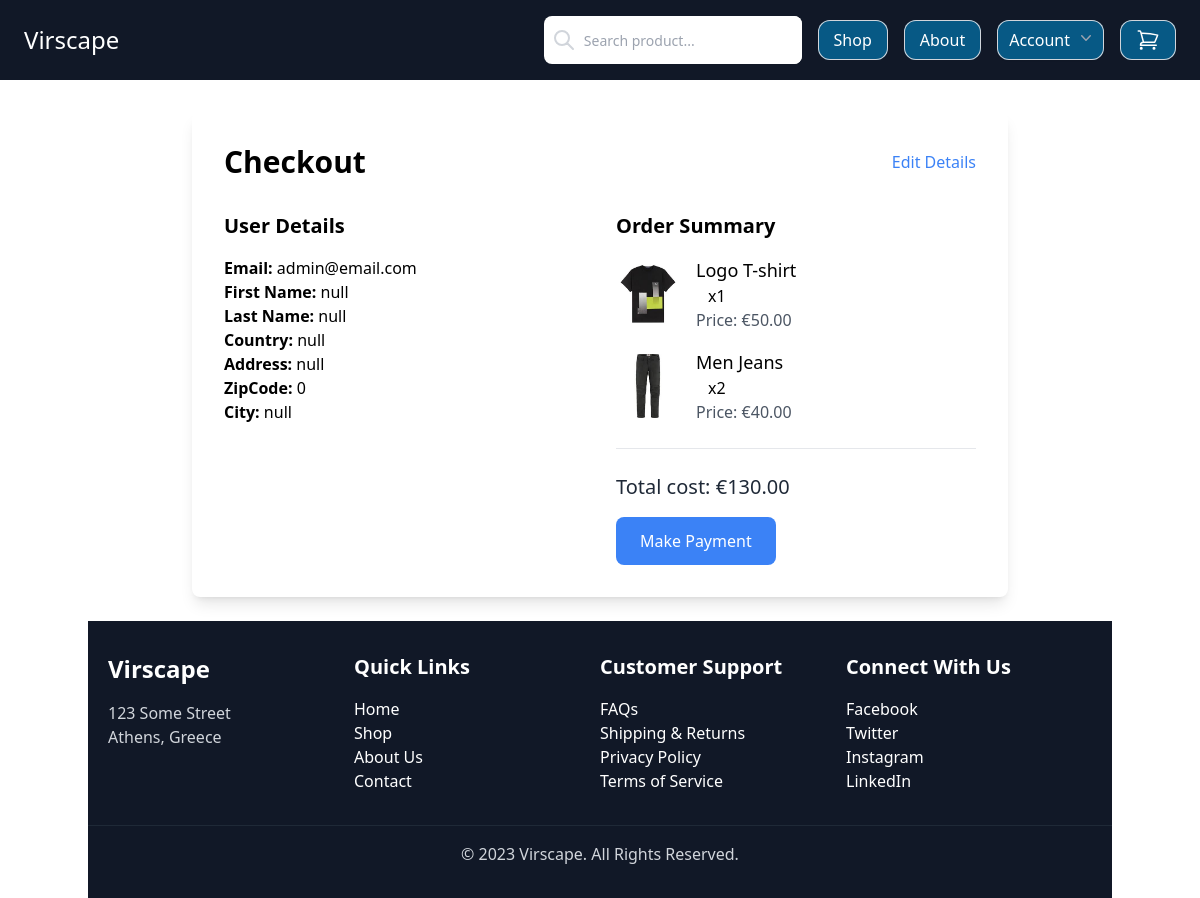
Screenshot of /checkout/ (signed in) with the database file from the repository.
### userprofiles/models.py (models this page shows, shortened)
class Profile(models.Model):
    user = models.OneToOneField(User, on_delete=models.CASCADE)
    bio = models.TextField(max_length=500, blank=True)
    location = models.CharField(max_length=30, blank=True)
    birth_date = models.DateField(null=True, blank=True)
    first_name = models.CharField(max_length=250)
    last_name = models.CharField(max_length=255)
    country = models.CharField(max_length=255)
    address = models.CharField(max_length=255)
    zipcode = models.CharField(max_length=5)
    city = models.CharField(max_length=30)

### cart/models.py (models this page shows, shortened)
class OrderItem(models.Model):
    product = models.ForeignKey(Item, on_delete=models.SET_NULL, blank=True, null=True)
    order = models.ForeignKey(Order, on_delete=models.SET_NULL, blank=True, null=True)
    quantity = models.IntegerField(default=0, null=True, blank=True)
    date_added = models.DateTimeField(auto_now_add=True)
    @property
    def get_total(self):
        total = self.product.price * self.quantity
        print(total)
        return total

class Order(models.Model):
    customer = models.ForeignKey(Profile, on_delete=models.SET_NULL, blank=True, null=True)
    date_ordered = models.DateTimeField(auto_now_add=True)
    complete = models.BooleanField(default=False, null=True, blank=True)
    transaction_id = models.CharField(max_length=200, null=True)
    @property
    def get_cart_total(self):
        orderitems = self.orderitem_set.all()
        total = sum([item.get_total for item in orderitems])
        return total

### shop/models.py (models this page shows, shortened)
class Item(models.Model):
    category = models.ForeignKey(Category, related_name='item', on_delete=models.CASCADE)
    title = models.CharField(max_length=50)
    description = models.TextField(blank=True)
    slug = models.SlugField(null=False, unique=True)
    image = models.ImageField(upload_to='uploads/', blank=True, null=True)
    price = models.FloatField()
    created_date = models.DateField(auto_now_add=True)
    updated_date = models.DateField(auto_now=True)
    favourites = models.ManyToManyField(User, related_name='favourite', default=None, blank=True)
    class Meta:
        ordering = ('-created_date',)
    def get_image(self):
        if self.image:
            return self.image.url

### cart/views.py (the view)
# urls.py: path('checkout/', views.checkout, name="checkout"),
def checkout(request):
    if request.user.is_authenticated:
        customer = request.user.profile
        order, created = Order.objects.get_or_create(customer=customer, complete=False)
        items = order.orderitem_set.all()
    else:
        items = []
        order = {'get_cart_total':0, 'get_cart_items':0}
    context = {'items':items, 'order':order}
    return render(request, 'cart/checkout.html', context)

### cart/templates/cart/checkout.html (shortened to what this page needs)
{% extends 'core/base.html' %}
{% block content %}
<div class="container mx-auto mt-8 px-4">
    <div class="bg-white shadow-lg rounded-lg p-8">
        <div class="flex items-center justify-between mb-8">
            <h1 class="text-3xl font-semibold">Checkout</h1>
            {% if request.user.is_authenticated %}
                <a href="{% url 'userprofiles:edit_profile' user.id %}" class="text-blue-500 hover:underline">Edit Details</a>
            {% endif %}
        </div>
        <div class="grid grid-cols-1 md:grid-cols-2 gap-8">
            {% if request.user.is_authenticated %}
                <div>
                    <h2 class="text-xl font-semibold mb-4">User Details</h2>
                    <p><strong>Email:</strong> {{ user.email }}</p>
                    <p><strong>First Name:</strong> {{ user.profile.first_name }}</p>
                    <p><strong>Last Name:</strong> {{ user.profile.last_name }}</p>
                    <p><strong>Country:</strong> {{ user.profile.country }}</p>
                    <p><strong>Address:</strong> {{ user.profile.address }}</p>
                    <p><strong>ZipCode:</strong> {{ user.profile.zipcode }}</p>
                    <p><strong>City:</strong> {{ user.profile.city }}</p>
                </div>
            {% endif %}
            <div>
                <h2 class="text-xl font-semibold mb-4">Order Summary</h2>
                {% for item in items %}
                    <div class="flex items-center mb-4">
                        <img src="{{ item.product.get_image }}" class="w-16 h-16 rounded-lg" alt="{{ item.product.title }}">
                        <div class="ml-4">
                            <h3 class="text-lg">{{ item.product.title }}</h3>
                            <p class="mx-3">x{{ item.quantity }}</p>
                            <p class="text-gray-600">Price: €{{ item.product.price|floatformat:2 }}</p>
                        </div>
                    </div>
                {% endfor %}
                <hr class="my-6">
                <p class="text-xl text-gray-800">Total cost: €{{ order.get_cart_total|floatformat:2 }}</p>
                <a href="#" class="inline-block px-6 py-3 bg-blue-500 text-white rounded-lg hover:bg-blue-600 mt-4" id="checkout-button">
                    Make Payment
                </a>
            </div>
        </div>
    </div>
</div>
{% endblock content %}

### rows the page displays
OrderItem: product.get_image (picture), product "Logo T-shirt", quantity "1", product.price "50.00"
OrderItem: product.get_image (picture), product "Men Jeans", quantity "2", product.price "40.00"
Order: get_cart_total "130.00"

### other values shown
{{ user.email }} "admin@email.com"
{{ user.profile.first_name }} "null"
{{ user.profile.last_name }} "null"
{{ user.profile.country }} "null"
{{ user.profile.address }} "null"
{{ user.profile.zipcode }} "0"
{{ user.profile.city }} "null"
